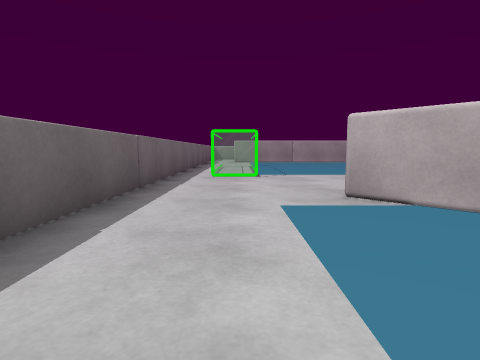
View 1 (above)

23 first-person views from a walk through a 3-D level made in the Unity game engine. The camera is 0.72 m above the floor, tilts 6° down and sees 80° across. The floor is counted in squares, 1 m on a side. Each view is taken from the middle of a square. On the plan, view 1 faces up. The plan holds only what a view shows up to about 10 squares ahead; the rest is blank. The player is left out. Surface patterns are stand-ins for the level's own textures.

View 2
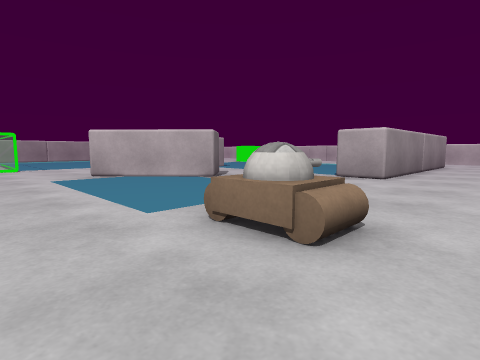

View 3
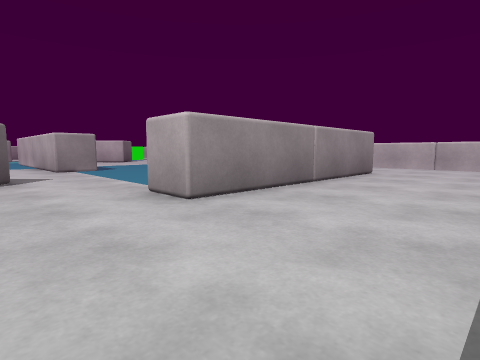

View 4
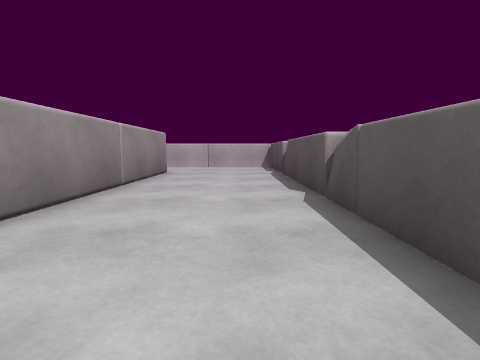

View 5
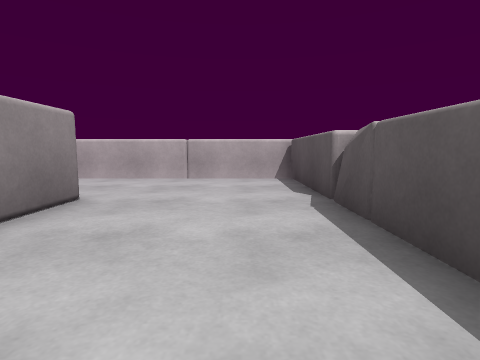

View 6
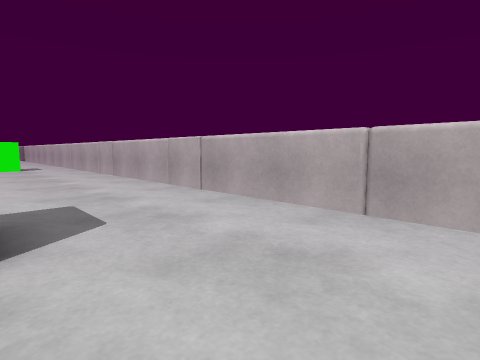

View 7
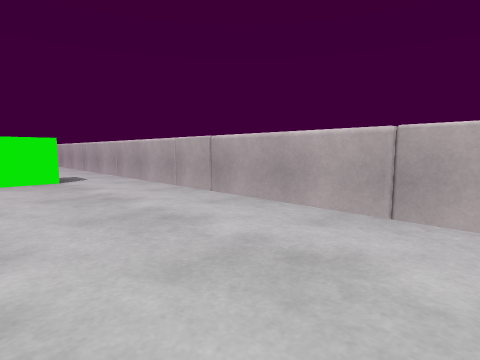

View 8
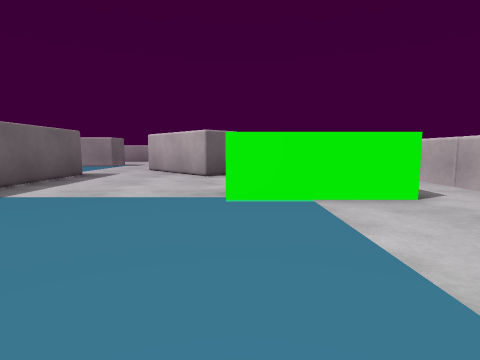

View 9
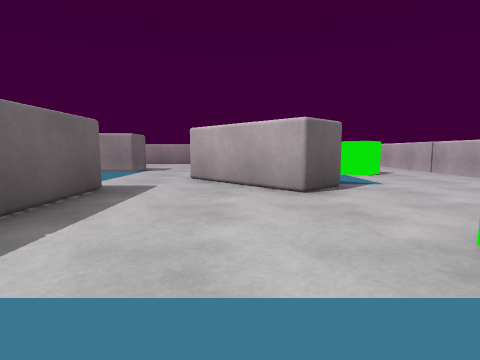

View 10
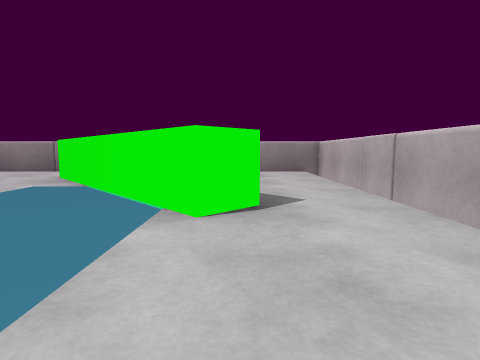

View 11
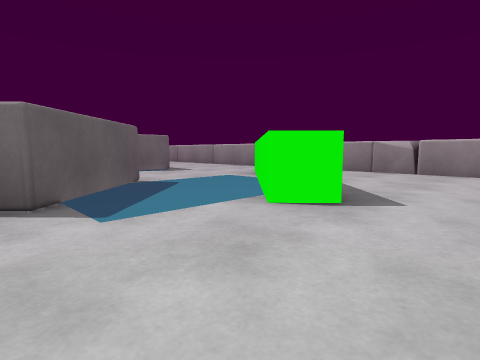

View 12
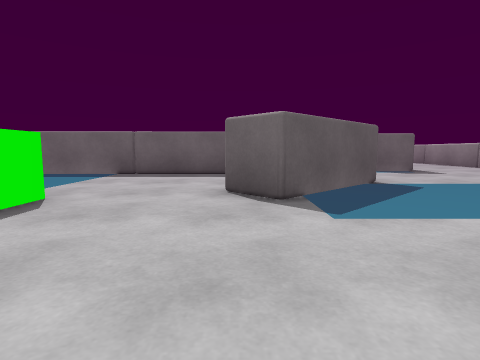

View 13
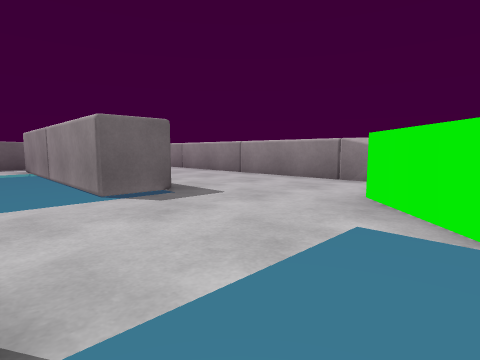

View 14
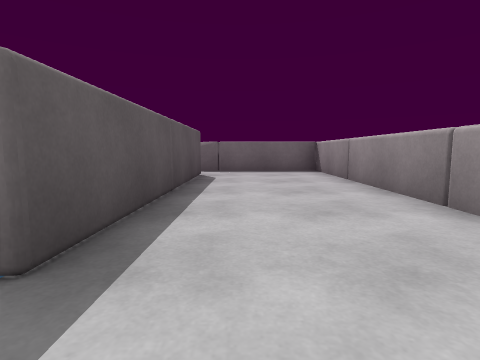

View 15
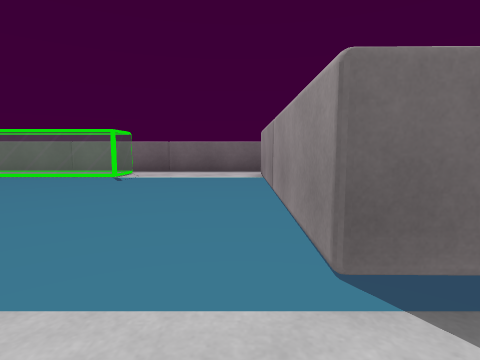

View 16
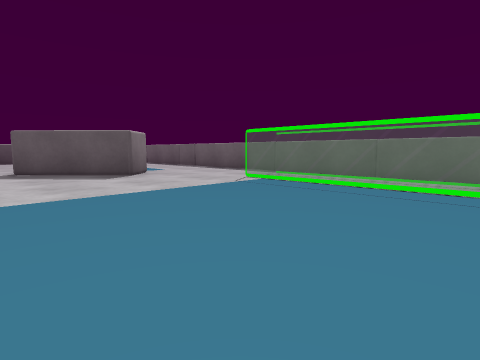

View 17
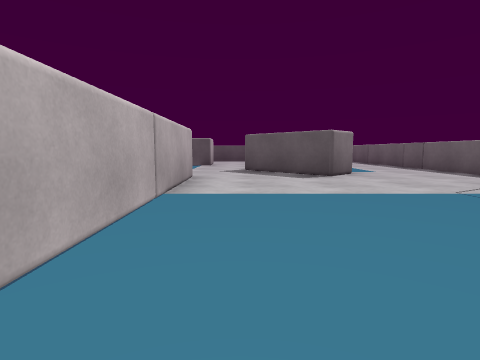

View 18
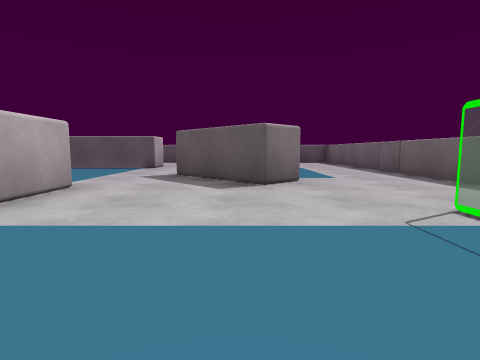

View 19
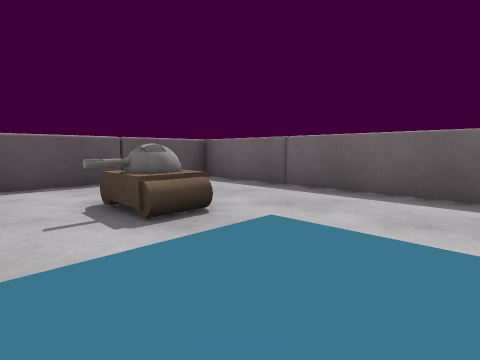

View 20
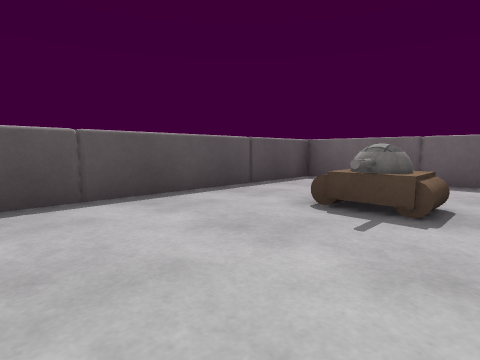

View 21
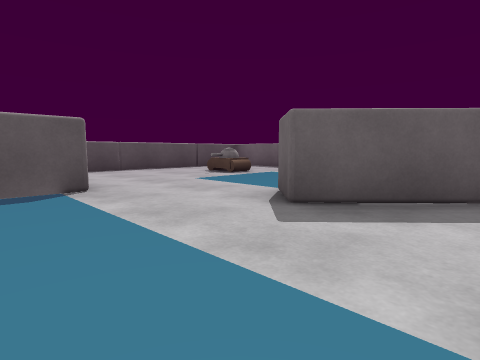

View 22
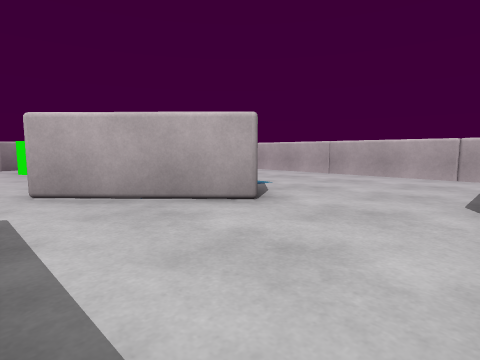

View 23
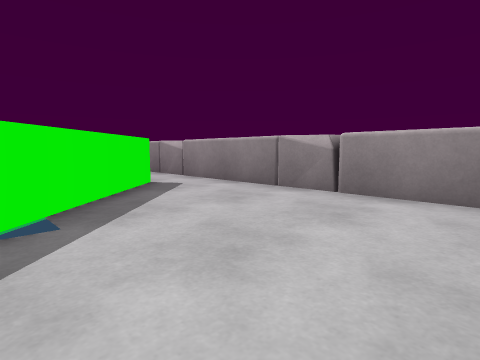

### Floor plan
Key: @ floor where view 1 was taken; # wall or solid block; . floor; O other object.
Columns run from 2 left of view 1 to 17 right of it. Each row starts with its distance up from view 1.
 22 ####################
 21 #..................#
 20 #...........#......#
 19 #...........##.....#
 18 #.OOOOOOO....##....#
 17 #.OOOOOOO.... ##...#
 16 #..      ....  ##..#
 15 #..      ...O. ....#
 14 #..      ..OO  ....#
 13 #..    .....OOO....#
 12 #OO     OO...O.....#
 11 #OO  .  OO.........#
 10 #OO     OO.........#
  9 #OO     OO....#  ..#
  8 #OO.....OO....###..#
  7 #.......OO  .  ....#
  6 #.......OO     ....#
  5 #...OO.....    ....#
  4 #...OOO...    .....#
  3 #... OOO..     ....#
  2 #...  O...     ....#
  1 #... .....     ....#
  0 #.@.  ....     ....#
 -1 #........OOOOOOO...#
 -2 #..OO..............#
 -3 #..O...............#
 -4 #..................#
 -5 #..................#
 -6 ####################

Positions as (right, up) in squares from view 1, and headings:
1: (0, 0), facing up
2: (-1, -4), facing up-right
3: (4, -5), facing up-right
4: (4, -4), facing right
5: (9, -4), facing right
6: (13, -4), facing up-right
7: (13, 1), facing up-right
8: (12, 4), facing up
9: (10, 7), facing up
10: (14, 12), facing up
11: (16, 12), facing up-left
12: (16, 12), facing left
13: (11, 15), facing up-left
14: (8, 19), facing left
15: (8, 16), facing left
16: (6, 13), facing down-left
17: (5, 13), facing down
18: (3, 11), facing down
19: (3, 1), facing down-left
20: (5, -1), facing down-left
21: (8, 5), facing down-left
22: (8, 9), facing up-right
23: (16, 17), facing up-left
